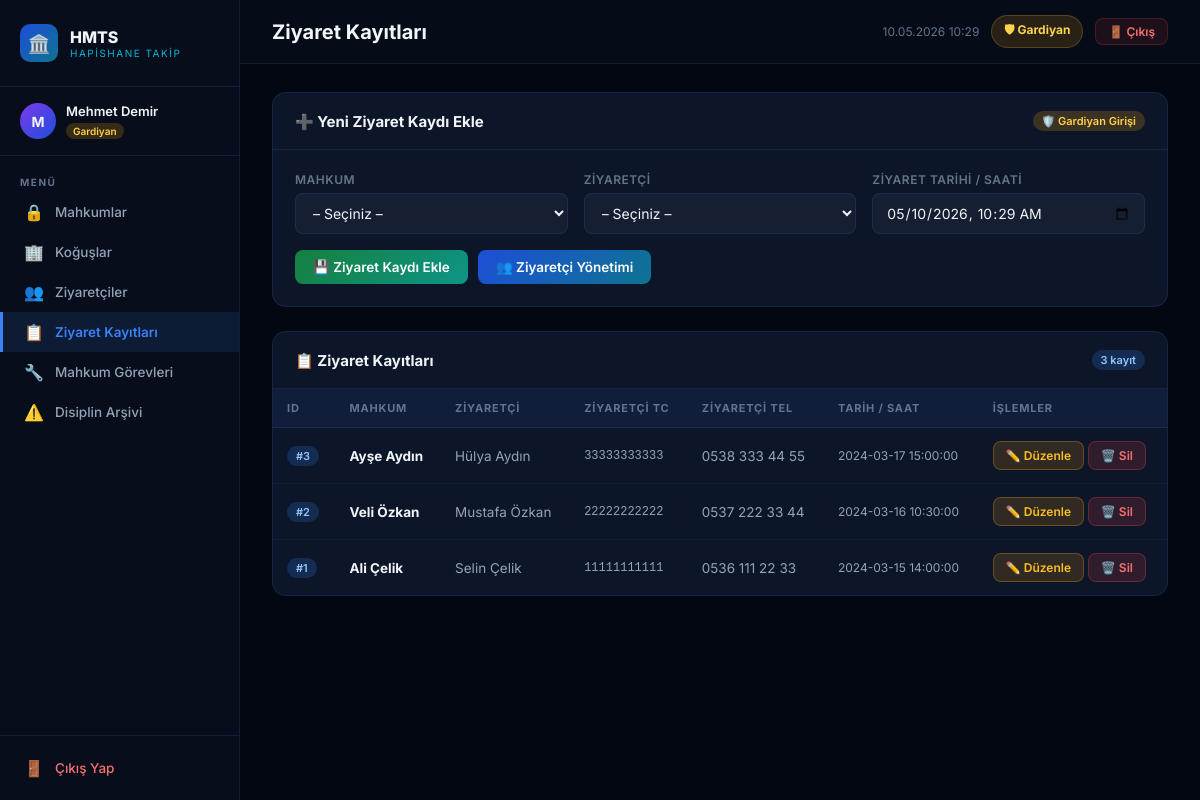
The page /frontend/ziyaret_kayitlari.php (signed in) on the database its author committed.
### tables this page shows
CREATE TABLE IF NOT EXISTS ziyaret_kayitlari (
    ziyaret_id    INT AUTO_INCREMENT PRIMARY KEY,
    mahkum_id     INT,
    ziyaretci_id  INT,
    tarih_saat    DATETIME,
    FOREIGN KEY (mahkum_id)    REFERENCES mahkumlar(mahkum_id) ON DELETE CASCADE,
    FOREIGN KEY (ziyaretci_id) REFERENCES ziyaretciler(ziyaretci_id) ON DELETE CASCADE
);

CREATE TABLE IF NOT EXISTS mahkumlar (
    mahkum_id       INT AUTO_INCREMENT PRIMARY KEY,
    ad              VARCHAR(100) NOT NULL,
    soyad           VARCHAR(100) NOT NULL,
    tc_no           VARCHAR(11),
    suc_turu        VARCHAR(255),
    kayit_tarihi    DATE,
    tahliye_tarihi  DATE,
    kogus_id        INT,
    disiplin_puani  INT DEFAULT 0,
    FOREIGN KEY (kogus_id) REFERENCES koguslar(kogus_id) ON DELETE SET NULL
);

CREATE TABLE IF NOT EXISTS ziyaretciler (
    ziyaretci_id  INT AUTO_INCREMENT PRIMARY KEY,
    tc_no         VARCHAR(11),
    ad            VARCHAR(100) NOT NULL,
    soyad         VARCHAR(100) NOT NULL,
    telefon       VARCHAR(20)
);

### frontend/ziyaret_kayitlari.php (the view, shortened to what this page needs)
<?php
require_once '../../backend/baglanti.php';
require_once '_layout.php';
$user_role = $_SESSION['hmts_user_role'] ?? '';
$kayitlar = mysqli_query($baglanti, "
    SELECT zk.*,
           m.ad AS m_ad, m.soyad AS m_soyad,
           z.ad AS z_ad, z.soyad AS z_soyad, z.tc_no AS z_tc, z.telefon AS z_tel
    FROM ziyaret_kayitlari zk
    LEFT JOIN mahkumlar m ON zk.mahkum_id = m.mahkum_id
    LEFT JOIN ziyaretciler z ON zk.ziyaretci_id = z.ziyaretci_id
    ORDER BY zk.ziyaret_id DESC
");
render_layout_start('Ziyaret Kayıtları');
?>
<div class="card" style="margin-bottom:24px;">
    <div class="card-header">
        <span class="card-title">➕ Yeni Ziyaret Kaydı Ekle</span>
        <?php if ($user_role === 'Gardiyan'): ?>
        <span class="badge badge-yellow">🛡️ Gardiyan Girişi</span>
        <?php endif; ?>
    </div>
    <div class="card-body">
        <form action="ziyaret_kayitlari.php" method="GET">
            <div class="form-grid">
                <div class="form-group">
                    <label class="form-label">Mahkum</label>
                    <select class="form-control" name="mahkum_id" required>
                        <option value="">– Seçiniz –</option>
                    </select>
                </div>
                <div class="form-group">
                    <label class="form-label">Ziyaretçi</label>
                    <select class="form-control" name="ziyaretci_id" required>
                        <option value="">– Seçiniz –</option>
                    </select>
                </div>
                <div class="form-group">
                    <label class="form-label">Ziyaret Tarihi / Saati</label>
                    <input class="form-control" type="datetime-local" name="tarih_saat" value="<?= date('Y-m-d\TH:i') ?>">
                </div>
            </div>
            <div style="margin-top:16px; display:flex; gap:10px; align-items:center;">
                <button type="submit" name="kaydet" value="1" class="btn btn-success">💾 Ziyaret Kaydı Ekle</button>
                <a href="ziyaretciler.php" class="btn btn-primary">👥 Ziyaretçi Yönetimi</a>
            </div>
        </form>
    </div>
</div>
<div class="card">
    <div class="card-header">
        <span class="card-title">📋 Ziyaret Kayıtları</span>
        <span class="badge badge-blue"><?= mysqli_num_rows($kayitlar) ?> kayıt</span>
    </div>
    <div class="table-wrap">
        <table>
            <thead><tr><th>ID</th><th>Mahkum</th><th>Ziyaretçi</th><th>Ziyaretçi TC</th><th>Ziyaretçi Tel</th><th>Tarih / Saat</th><th>İşlemler</th></tr></thead>
            <tbody>
            <?php if (mysqli_num_rows($kayitlar) === 0): ?>
                <tr><td colspan="7"><div class="empty-state"><div class="empty-icon">📋</div><p>Henüz ziyaret kaydı yok.</p></div></td></tr>
            <?php else: while ($r = mysqli_fetch_assoc($kayitlar)): ?>
                <tr>
                    <td><span class="badge badge-blue">#<?= $r['ziyaret_id'] ?></span></td>
                    <td><strong style="color:var(--text)"><?= htmlspecialchars($r['m_ad'] . ' ' . $r['m_soyad']) ?></strong></td>
                    <td><?= htmlspecialchars($r['z_ad'] . ' ' . $r['z_soyad']) ?></td>
                    <td style="font-family:monospace;font-size:12px;"><?= htmlspecialchars($r['z_tc'] ?? '–') ?></td>
                    <td><?= htmlspecialchars($r['z_tel'] ?? '–') ?></td>
                    <td style="font-size:12px;"><?= htmlspecialchars($r['tarih_saat'] ?? '–') ?></td>
                    <td style="white-space:nowrap;">
                        <button onclick="doldurDuzenle(<?= htmlspecialchars(json_encode($r)) ?>)" class="btn btn-warning btn-sm">✏️ Düzenle</button>
                        <a href="ziyaret_kayitlari.php?sil=1&ziyaret_id=<?= $r['ziyaret_id'] ?>" class="btn btn-danger btn-sm" onclick="return confirm('Ziyaret kaydını silmek istiyor musunuz?')">🗑️ Sil</a>
                    </td>
                </tr>
            <?php endwhile; endif; ?>
            </tbody>
        </table>
    </div>
</div>
<?php render_layout_end(); ?>

### frontend/_layout.php (shortened to what this page needs)
<?php
$current_page = basename($_SERVER['PHP_SELF']);
$user_name = $_SESSION['hmts_user_name'] ?? 'Kullanıcı';
$user_role = $_SESSION['hmts_user_role'] ?? 'Personel';
$nav_items = [
    ['file' => 'index.php',             'icon' => '📊', 'label' => 'Dashboard',         'roles' => ['Müdür']],
    ['file' => 'mahkumlar.php',         'icon' => '🔒', 'label' => 'Mahkumlar',          'roles' => ['Müdür', 'Gardiyan']],
    ['file' => 'koguslar.php',          'icon' => '🏢', 'label' => 'Koğuşlar',           'roles' => ['Müdür', 'Gardiyan']],
    ['file' => 'personel.php',          'icon' => '👤', 'label' => 'Personel',           'roles' => ['Müdür']],
    ['file' => 'saglik_kayitlari.php',  'icon' => '🏥', 'label' => 'Sağlık Kayıtları',  'roles' => ['Müdür', 'Doktor']],
    ['file' => 'ziyaretciler.php',      'icon' => '👥', 'label' => 'Ziyaretçiler',      'roles' => ['Müdür', 'Gardiyan']],
    ['file' => 'ziyaret_kayitlari.php', 'icon' => '📋', 'label' => 'Ziyaret Kayıtları', 'roles' => ['Müdür', 'Gardiyan']],
    ['file' => 'is_turleri.php',        'icon' => '⚙️', 'label' => 'İş Türleri',        'roles' => ['Müdür']],
    ['file' => 'mahkum_gorevleri.php',  'icon' => '🔧', 'label' => 'Mahkum Görevleri',  'roles' => ['Müdür', 'Gardiyan']],
    ['file' => 'disiplin_arsivi.php',   'icon' => '⚠️', 'label' => 'Disiplin Arşivi',   'roles' => ['Müdür', 'Gardiyan']],
];
function render_layout_start($page_title) {
    global $current_page, $user_name, $user_role, $nav_items;
?>
<!DOCTYPE html>
<html lang="tr">
<head>
</head>
<body>
<aside class="sidebar">
    <div class="sidebar-brand">
        <div class="brand-logo">
            <div class="brand-icon">🏛️</div>
            <div>
                <div class="brand-text">HMTS</div>
                <div class="brand-sub">Hapishane Takip</div>
            </div>
        </div>
    </div>
    <div class="sidebar-user">
        <div class="user-avatar"><?= strtoupper(mb_substr($user_name, 0, 1)) ?></div>
        <div>
            <div class="user-name"><?= htmlspecialchars($user_name) ?></div>
            <?php
            $role_slug = mb_strtolower(str_replace(['ü','ö','ı','ş','ğ','ç'], ['u','o','i','s','g','c'], $user_role));
            ?>
            <span class="user-role role-<?= $role_slug ?>"><?= htmlspecialchars($user_role) ?></span>
        </div>
    </div>
    <nav class="sidebar-nav">
        <div class="nav-section-label">Menü</div>
        <?php foreach ($nav_items as $item):
            if (!in_array($user_role, $item['roles'])) continue;
            $is_active = ($current_page === $item['file']);
        ?>
        <a href="<?= $item['file'] ?>" class="nav-link <?= $is_active ? 'active' : '' ?>">
            <span class="nav-icon"><?= $item['icon'] ?></span>
            <?= $item['label'] ?>
        </a>
        <?php endforeach; ?>
    </nav>
    <div class="nav-logout">
        <a href="logout.php" class="nav-link">
            <span class="nav-icon">🚪</span>
            Çıkış Yap
        </a>
    </div>
</aside>
<div class="main-content">
    <div class="topbar">
        <div class="topbar-title"><?= htmlspecialchars($page_title) ?></div>
        <div class="topbar-right">
            <span class="topbar-time" id="clock"></span>
            <?php
            $rol_badge_config = [
                'Müdür'    => ['label'=>'Müdür',    'bg'=>'rgba(59,130,246,0.15)',  'color'=>'#93c5fd',  'icon'=>'&#128081;'],
                'Gardiyan' => ['label'=>'Gardiyan', 'bg'=>'rgba(245,158,11,0.15)', 'color'=>'#fcd34d',  'icon'=>'&#128737;'],
                'Doktor'   => ['label'=>'Doktor',   'bg'=>'rgba(34,197,94,0.15)',  'color'=>'#86efac',  'icon'=>'&#127973;'],
                'Psikolog' => ['label'=>'Psikolog', 'bg'=>'rgba(168,85,247,0.15)', 'color'=>'#d8b4fe',  'icon'=>'&#129504;'],
                'Memur'    => ['label'=>'Memur',    'bg'=>'rgba(20,184,166,0.15)', 'color'=>'#5eead4',  'icon'=>'&#128203;'],
            ];
            $rb = $rol_badge_config[$user_role] ?? ['label'=>$user_role,'bg'=>'rgba(100,116,139,0.15)','color'=>'#94a3b8','icon'=>'&#128100;'];
            ?>
            <span style="display:inline-flex;align-items:center;gap:6px;padding:5px 12px;border-radius:20px;font-size:12px;font-weight:700;background:<?= $rb['bg'] ?>;color:<?= $rb['color'] ?>;border:1px solid <?= $rb['color'] ?>33;">
                <?= $rb['icon'] ?> <?= htmlspecialchars($rb['label']) ?>
            </span>
            <a href="logout.php" style="display:inline-flex;align-items:center;gap:6px;padding:5px 12px;border-radius:8px;font-size:12px;font-weight:600;background:rgba(239,68,68,0.1);color:#f87171;border:1px solid rgba(239,68,68,0.2);text-decoration:none;transition:all 0.2s;" onmouseover="this.style.background='rgba(239,68,68,0.2)'" onmouseout="this.style.background='rgba(239,68,68,0.1)'">🚪 Çıkış</a>
        </div>
    </div>
    <div class="page-body">
<?php
}
function render_layout_end() {
?>
    </div>
</div>
</body>
</html>
<?php
}

### rows shown on the page
ziyaret_kayitlari: ziyaret_id "3", mahkum.soyad "Ayşe Aydın", ziyaretci.soyad "Hülya Aydın", ziyaretci.tc_no "33333333333", ziyaretci.telefon "0538 333 44 55", tarih_saat "2024-03-17 15:00:00"
ziyaret_kayitlari: ziyaret_id "2", mahkum.soyad "Veli Özkan", ziyaretci.soyad "Mustafa Özkan", ziyaretci.tc_no "22222222222", ziyaretci.telefon "0537 222 33 44", tarih_saat "2024-03-16 10:30:00"
ziyaret_kayitlari: ziyaret_id "1", mahkum.soyad "Ali Çelik", ziyaretci.soyad "Selin Çelik", ziyaretci.tc_no "11111111111", ziyaretci.telefon "0536 111 22 33", tarih_saat "2024-03-15 14:00:00"

### other values the page prints
mb_substr($user_name, 0, 1) "M"
$user_name "Mehmet Demir"
$user_role "Gardiyan"
$item['icon'] "🔒"
$item['label'] "Mahkumlar"
$item['icon'] "🏢"
$item['label'] "Koğuşlar"
$item['icon'] "👥"
$item['label'] "Ziyaretçiler"
$item['icon'] "📋"
$item['label'] "Ziyaret Kayıtları"
$item['icon'] "🔧"
$item['label'] "Mahkum Görevleri"
$item['icon'] "⚠️"
$item['label'] "Disiplin Arşivi"
